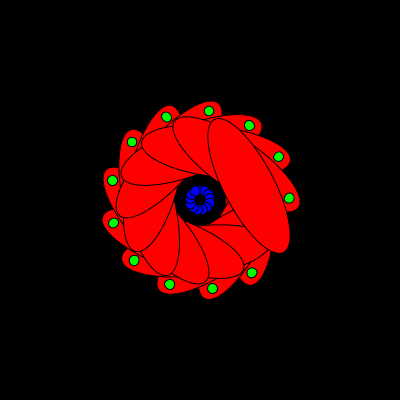
Frame 1 (no input)
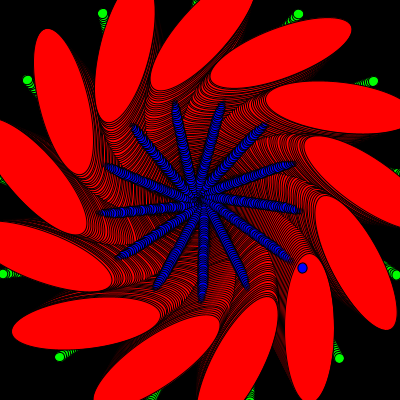
Frame 60 (the mouse pressed at the canvas centre just before this capture)
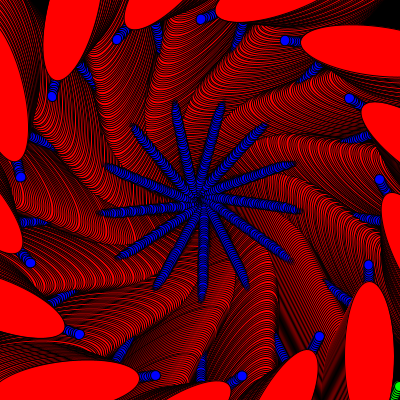
Frame 120 (the mouse held since frame 60 and released just before this capture)

The Processing sketch that drew these frames (run headless with seeded random() and noise(); from frame 60 on, the mouse is pressed at the canvas centre):

// Processing sketch: kaleidoscope
// ── kaleidoscope.pde
//
// kaleidoscope.pde
//


void setup()
{
    size(400, 400); 
    background(0);
    noCursor();
}


int x = 50;
int y = 10;
int vx = 1;
int vy = 2;


void draw_shapes()
{
    fill(255, 0, 0);
    ellipse(x, y, 50, 150);

    fill(0, 255, 0);
    ellipse(x+30, y+30, 10, 10);

    fill(0, 0, 255);
    ellipse(x-50, y-20, 10, 10);
}


void draw()
{
    translate(width/2, height/2);

    float n = 13;
    for (int i=0; i<n; ++i)
    {
        pushMatrix();
        rotate(2*PI*i/n);
        draw_shapes();
        popMatrix();
    }

    x += vx;
    y += vy;

    if (x<-200 || x>200)
        vx = -vx;
    if (y<-200 || y>200)
        vy = -vy;
}
